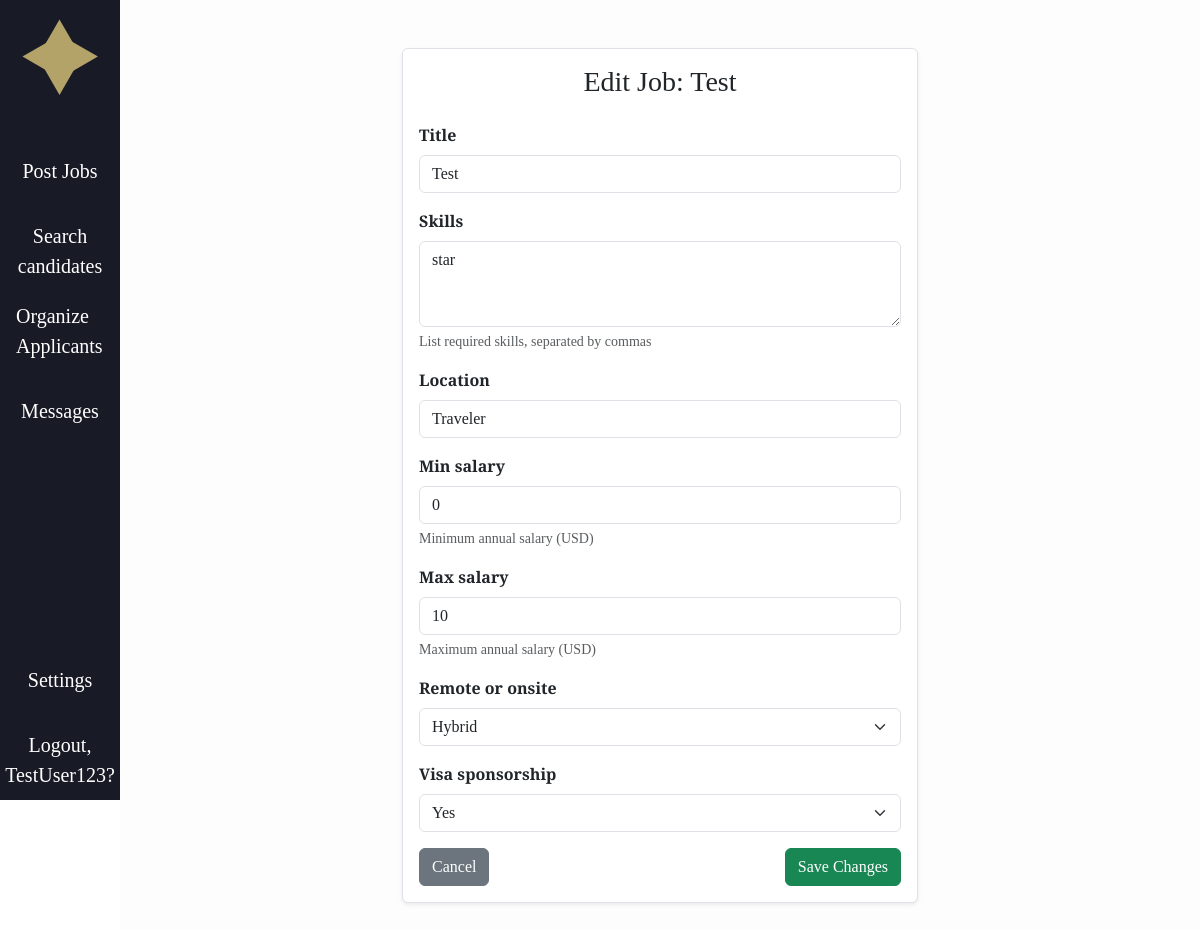
The page /jobs/7/edit/ (signed in) on the database its author committed.
### accounts/models.py (models this page shows, shortened)
class CustomUser(AbstractUser):
    ROLE_CHOICES = (
        ("recruiter", "Recruiter"),
        ("user", "User"),
    )
    role = models.CharField(max_length=20, choices=ROLE_CHOICES, default="user")
    fname = models.CharField(max_length=30, blank=True, default='')
    lname = models.CharField(max_length=30, blank=True, default='')
    headline = models.CharField(max_length=255, blank=True, default='')
    skills = models.TextField(blank=True, default='')
    education = models.TextField(blank=True, default='')
    work_experience = models.TextField(blank=True, default='')
    location = models.CharField(max_length=255, blank=True, default='')
    links = models.TextField(blank=True, default='')
    show_headline = models.BooleanField(default=True)
    show_skills = models.BooleanField(default=True)
    show_education = models.BooleanField(default=True)
    show_work_experience = models.BooleanField(default=True)
    show_location = models.BooleanField(default=True)
    show_links = models.BooleanField(default=True)

### jobs/models.py (models this page shows, shortened)
class JobPosting(models.Model):
    REMOTE_CHOICES = [
        ("remote", "Remote"),
        ("onsite", "On-site"),
        ("hybrid", "Hybrid"),
    ]
    VISA_CHOICES = [
        ("yes", "Yes"),
        ("no", "No"),
    ]
    title = models.CharField(max_length=200)
    skills = models.TextField(
        help_text="List required skills, separated by commas",
        default=""
    )
    location = models.CharField(max_length=100, default="Not specified")
    min_salary = models.IntegerField(default=0, help_text="Minimum annual salary (USD)")
    max_salary = models.IntegerField(default=0, help_text="Maximum annual salary (USD)")
    remote_or_onsite = models.CharField(
        max_length=20,
        choices=REMOTE_CHOICES,
        default="onsite"
    )
    visa_sponsorship = models.CharField(
        max_length=3,
        choices=VISA_CHOICES,
        default="no"
    )
    posted_by = models.ForeignKey(User, on_delete=models.CASCADE)
    date_posted = models.DateTimeField(auto_now_add=True)

### jobs/views.py (the view)
# urls.py: path('<int:job_id>/edit/', views.edit_job, name='edit_job'),
@login_required
def edit_job(request, job_id):
    job = get_object_or_404(JobPosting, id=job_id)
    if job.posted_by != request.user:
        raise PermissionDenied
    if request.method == "POST":
        form = JobPostingForm(request.POST, instance=job)
        if form.is_valid():
            form.save()
            return redirect('job_list')
    else:
        form = JobPostingForm(instance=job)
    return render(request, "jobs/edit_job.html", {"form": form, "job": job})

### jobs/forms.py
class JobPostingForm(forms.ModelForm):
    class Meta:
        model = JobPosting
        fields = [
            'title',
            'skills',
            'location',
            'min_salary',
            'max_salary',
            'remote_or_onsite',
            'visa_sponsorship',
        ]
        widgets = {
            'title': forms.TextInput(attrs={'class': 'form-control'}),
            'skills': forms.Textarea(attrs={'class': 'form-control', 'rows': 3}),
            'location': forms.TextInput(attrs={'class': 'form-control'}),
            'min_salary': forms.NumberInput(attrs={'class': 'form-control'}),
            'max_salary': forms.NumberInput(attrs={'class': 'form-control'}),
            'remote_or_onsite': forms.Select(attrs={'class': 'form-select'}),
            'visa_sponsorship': forms.Select(attrs={'class': 'form-select'}),
        }

### jobble/context_processors.py (called while the page is built)
def user_template(request):
    if request.user.is_authenticated:
        if request.user.is_superuser:
            return {"base_template": "baseA.html"}   # special admin template
        elif getattr(request.user, "role", "").lower() == "recruiter":
            return {"base_template": "baseR.html"}   # recruiter template
        else:
            return {"base_template": "base.html"}    # regular user
    return {"base_template": "base.html"}           # default for anonymous users

### jobs/templates/jobs/edit_job.html (shortened to what this page needs)
{% extends base_template %}
{% block content %}
<div class="container py-5">
  <div class="row justify-content-center">
    <div class="col-md-8 col-lg-6">
      <div class="card shadow-sm">
        <div class="card-body">
          <h3 class="card-title mb-4 text-center">Edit Job: {{ job.title }}</h3>
          <form method="post">
            {% for field in form %}
              <div class="mb-3">
                <label for="{{ field.id_for_label }}" class="form-label fw-bold">
                  {{ field.label }}
                </label>
                {{ field }}
                {% if field.help_text %}
                  <div class="form-text">{{ field.help_text }}</div>
                {% endif %}
              </div>
            {% endfor %}
            <div class="d-flex justify-content-between">
              <a href="{% url 'job_list' %}" class="btn btn-secondary">Cancel</a>
              <button type="submit" class="btn btn-success">Save Changes</button>
            </div>
          </form>
        </div>
      </div>
    </div>
  </div>
</div>
{% endblock %}

### jobble/templates/baseR.html (shortened to what this page needs)
<!DOCTYPE html>
<html>
    {% load static %}
  <head>
  <link rel="stylesheet" href="{% static 'css/style.css' %}">
  <link href="https://cdn.jsdelivr.net/npm/bootstrap@5.3.3/dist/css/bootstrap.min.css" rel="stylesheet"crossorigin="anonymous">
  <link rel="stylesheet" href="https://cdnjs.cloudflare.com/ajax/libs/font-awesome/6.1.1/css/all.min.css">
  </head>
  <body>
 <div class="d-flex">
    <nav class="sidebar d-flex flex-column align-items-center">
      <div class="testsvg d-flex align-items-center justify-content-center">
        <a href="{% url 'Rhome.index' %}" class="d-flex align-items-center">
          <img src="{% static 'img/Logo.svg' %}" width="100%" height="100%" alt="">
        </a>
      </div>
      <ul class="nav flex-column mb-auto">
        <li class="nav-item">
          <div class="test d-flex align-items-center justify-content-center">
          <a href="{% url 'job_list' %}" class="nav-link">Post Jobs</a>
          </div>
        </li>
        <li class="nav-item">
          <div class="test d-flex align-items-center justify-content-center">
          <a href="{% url 'Rhome.searchcandidates' %}" class="text-center nav-link">Search candidates</a>
          </div>
        </li>
        <li class="">
          <div class="test d-flex align-items-center justify-content-center">
          <a href="{% url 'applications:recruiter_applicants' %}" class="nav-link">Organize Applicants</a>
          </div>
        </li>
        <li class="">
          <div class="test d-flex align-items-center justify-content-center">
          <a href="{% url 'messaging:recruiter_inbox' %}" class="nav-link">Messages</a>
          </div>
        </li>
      </ul>
      <div class="nav flex-column test2">
        <div class="nav-item test d-flex align-items-center justify-content-center">
          <a href="#" class="nav-link">Settings</a>
        </div>
        <div class="test d-flex align-items-center justify-content-center">
            {% if user.is_authenticated %}
            <div class="text-center">
            <a class="nav-link"
              href="{% url 'accounts.logout' %}">Logout, {{user.username }}?</a>
            </div>
            {% else %}
            <a class="nav-link"
              href="{% url 'accounts.login' %}">Login</a>
            {% endif %}
        </div>
      </div>
    </nav>
     <div class="main-content">
    {% block content %}
    {% endblock content %}
    </div>
</body>
</html>

### jobble/static/css/style.css (style rules this page uses)
* { font-family: "DM Serif Text", serif; font-weight: 400; font-style: normal; }
.main-content { background-color: #fdfdfd; width: 90vw; min-height: 100vh; margin-left: 10vw; }
body { overflow-x: hidden; }
.sidebar { height: 100vh; width: 10vw; position: fixed; top: 0; left: 0; padding-top: 2vh; background-color: #181A25; justify-content: space-between; }
.sidebar .nav-link { color: #ffffff; font-size: calc(1.25rem); }
.test { height: 10vh; width: 10vw; }
.test2 { justify-content: flex-end; }
.testsvg { width: auto; height: auto; }
h3 { font-size: 20px; }
.card { border: 1.5px solid #dee2e6 !important; }

### rows shown on the page
CustomUser: username "TestUser123"
JobPosting: title "Test", form "Test" "star" "Traveler" "0" "10" "Hybrid" "Yes"

### other values the page prints
{{ field.label }} "Title" "Skills" "Location" "Min salary" "Max salary" "Remote or onsite" "Visa sponsorship"
{{ field.help_text }} "List required skills, separated by commas" "Minimum annual salary (USD)" "Maximum annual salary (USD)"
